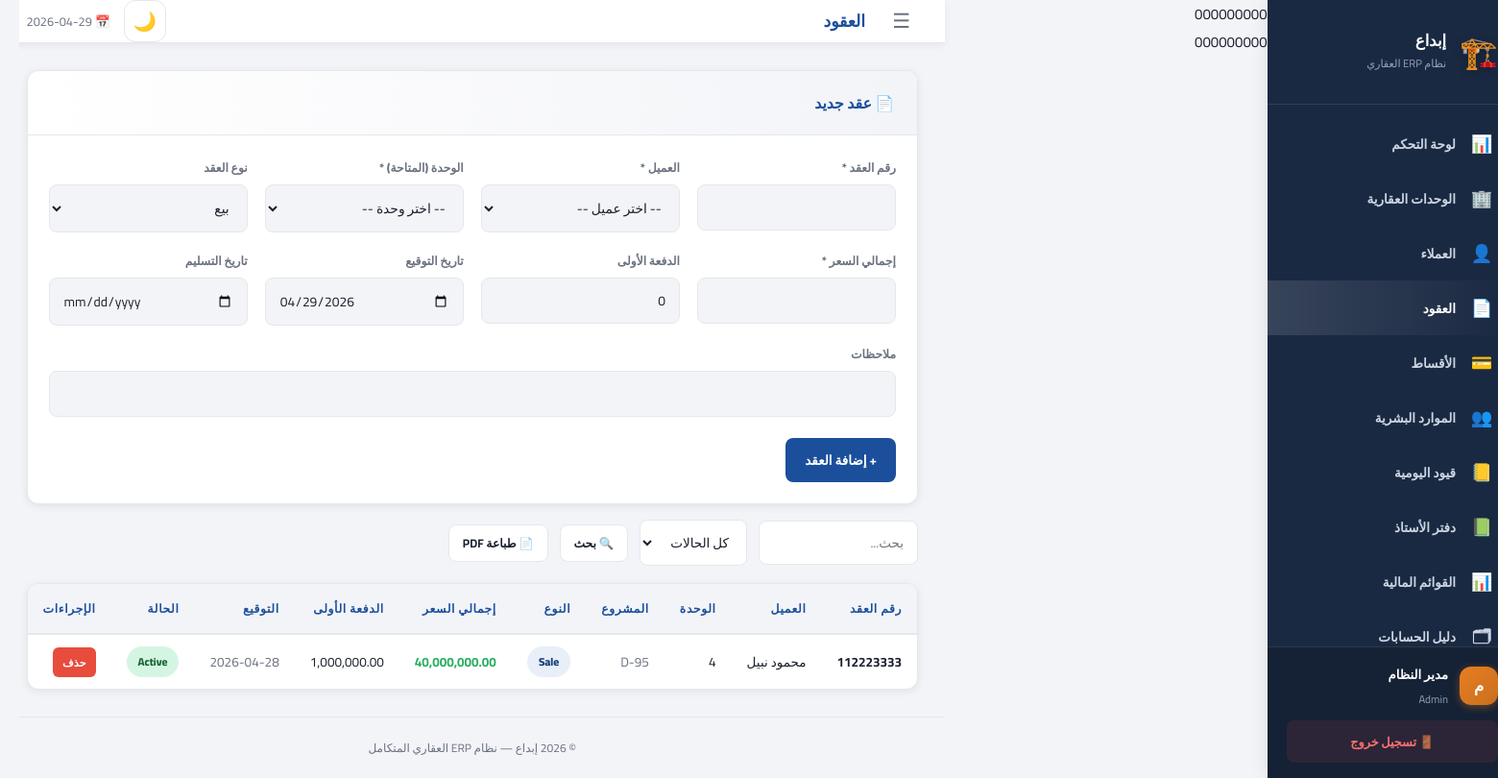
Page /contracts (signed in) on the committed database.
### tables this page shows
CREATE TABLE contracts (
    id INTEGER PRIMARY KEY AUTOINCREMENT,
    contract_number TEXT UNIQUE NOT NULL,
    client_id INTEGER NOT NULL, property_id INTEGER NOT NULL,
    contract_type TEXT DEFAULT 'Sale',
    total_price REAL NOT NULL, down_payment REAL DEFAULT 0,
    signing_date TEXT, delivery_date TEXT DEFAULT '',
    status TEXT DEFAULT 'Active', notes TEXT DEFAULT '',
    FOREIGN KEY(client_id) REFERENCES clients(id),
    FOREIGN KEY(property_id) REFERENCES properties(id)
);

CREATE TABLE clients (
    id INTEGER PRIMARY KEY AUTOINCREMENT,
    full_name TEXT NOT NULL, national_id TEXT DEFAULT '',
    phone TEXT DEFAULT '', email TEXT DEFAULT '',
    address TEXT DEFAULT '', notes TEXT DEFAULT '',
    created_at TEXT DEFAULT CURRENT_DATE
);

### app.py (the view)
@app.route("/contracts")
@login_required
def contracts():
    try:
        kw     = request.args.get("q","").strip()
        status = request.args.get("status","All")
        page = request.args.get("page", 1)
        page, per_page, offset = paginate(page, 15)
        q = f"%{kw}%"
        with get_db() as c:
            total = c.execute("""
                SELECT COUNT(*) as cnt FROM contracts ct
                JOIN clients cl ON cl.id=ct.client_id
                JOIN properties pr ON pr.id=ct.property_id
                LEFT JOIN projects p ON p.id=pr.project_id
                WHERE (ct.contract_number LIKE ? OR cl.full_name LIKE ? OR pr.unit_number LIKE ?)
                AND (?='All' OR ct.status=?)
            """, (q,q,q,status,status)).fetchone()["cnt"]
            rows = c.execute("""
                SELECT ct.*,cl.full_name client_name,pr.unit_number,COALESCE(p.name,'—') project_name
                FROM contracts ct
                JOIN clients cl ON cl.id=ct.client_id
                JOIN properties pr ON pr.id=ct.property_id
                LEFT JOIN projects p ON p.id=pr.project_id
                WHERE (ct.contract_number LIKE ? OR cl.full_name LIKE ? OR pr.unit_number LIKE ?)
                AND (?='All' OR ct.status=?)
                ORDER BY ct.id DESC LIMIT ? OFFSET ?
            """, (q,q,q,status,status,per_page,offset)).fetchall()
            clients_list = c.execute("SELECT id,full_name FROM clients ORDER BY full_name").fetchall()
            props_list   = c.execute("""
                SELECT pr.id, pr.unit_number || ' — ' || COALESCE(p.name,'') label
                FROM properties pr LEFT JOIN projects p ON p.id=pr.project_id
                WHERE pr.status='Available' ORDER BY pr.unit_number
            """).fetchall()
        total_pages = (total + per_page - 1) // per_page
        return render_template("contracts.html", rows=rows, clients_list=clients_list,
                               props_list=props_list, kw=kw, status_filter=status, page=page, total_pages=total_pages)
    except Exception as e:
        logger.error(f"Contracts error: {e}")
        flash(f"❌ خطأ في تحميل العقود: {str(e)}", "error")
        return redirect(url_for("dashboard"))

### app.py (called while the page is built)
def get_db():
    conn = sqlite3.connect(DB_PATH)
    conn.row_factory = sqlite3.Row
    conn.execute("PRAGMA foreign_keys = ON")
    return conn

def login_required(f):
    @wraps(f)
    def decorated(*args, **kwargs):
        if "user" not in session:
            return redirect(url_for("login"))
        return f(*args, **kwargs)
    return decorated

def paginate(page=1, per_page=15):
    page = max(1, int(page) if isinstance(page, (int, str)) else 1)
    per_page = min(100, max(1, int(per_page) if isinstance(per_page, (int, str)) else 15))
    offset = (page - 1) * per_page
    return page, per_page, offset

@app.context_processor
def inject_globals():
    cfg_path = BASE_DIR / "config.json"
    cfg = json.loads(cfg_path.read_text()) if cfg_path.exists() else {"company_name":"إبداع","currency":"ج.م"}
    allowed = ROLE_PAGES.get(session.get("role",""), set())
    return {
        "company_name": cfg.get("company_name","إبداع"),
        "currency":     cfg.get("currency","ج.م"),
        "current_user": session.get("user",""),
        "current_role": session.get("role",""),
        "full_name":    session.get("full_name",""),
        "allowed_pages": allowed,
        "today": date.today().isoformat(),
    }

@app.before_request
def before_request():
    if 'user' in session:
        session.permanent = True

### templates/contracts.html (shortened to what this page needs)
{% extends "base.html" %}
{% block page_title %}العقود{% endblock %}
{% block content %}
<div class="card" style="margin-bottom:16px">
  <div class="card-header"><span class="card-title">📄 عقد جديد</span></div>
  <form method="POST" action="{{ url_for('add_contract') }}">
    <div class="form-grid" style="grid-template-columns:repeat(4,1fr)">
      <div class="form-group"><label>رقم العقد *</label><input type="text" name="contract_number" required></div>
      <div class="form-group"><label>العميل *</label>
        <select name="client_id" required><option value="">-- اختر عميل --</option>
        {% for c in clients_list %}<option value="{{ c.id }}">{{ c.full_name }}</option>{% endfor %}</select></div>
      <div class="form-group"><label>الوحدة (المتاحة) *</label>
        <select name="property_id" required><option value="">-- اختر وحدة --</option>
        {% for p in props_list %}<option value="{{ p.id }}">{{ p.label }}</option>{% endfor %}</select></div>
      <div class="form-group"><label>نوع العقد</label>
        <select name="contract_type"><option value="Sale">بيع</option><option value="Rental">إيجار</option></select></div>
      <div class="form-group"><label>إجمالي السعر *</label><input type="number" name="total_price" step="0.01" required></div>
      <div class="form-group"><label>الدفعة الأولى</label><input type="number" name="down_payment" step="0.01" value="0"></div>
      <div class="form-group"><label>تاريخ التوقيع</label><input type="date" name="signing_date" value="{{ today }}"></div>
      <div class="form-group"><label>تاريخ التسليم</label><input type="date" name="delivery_date"></div>
      <div class="form-group" style="grid-column:span 4"><label>ملاحظات</label><input type="text" name="notes"></div>
    </div>
    <div class="form-footer"><button type="submit" class="btn btn-primary">+ إضافة العقد</button></div>
  </form>
</div>
<div class="toolbar">
  <form method="GET" style="display:contents">
    <input type="text" name="q" value="{{ kw }}" placeholder="بحث...">
    <select name="status"><option value="All">كل الحالات</option>
    </select>
    <button type="submit" class="btn btn-ghost btn-sm">🔍 بحث</button>
    <a href="/contracts/pdf" class="btn btn-ghost btn-sm" target="_blank">📄 طباعة PDF</a>
  </form>
</div>
<div class="card"><div class="table-wrapper"><table>
  <thead><tr><th>رقم العقد</th><th>العميل</th><th>الوحدة</th><th>المشروع</th><th>النوع</th><th>إجمالي السعر</th><th>الدفعة الأولى</th><th>التوقيع</th><th>الحالة</th><th>الإجراءات</th></tr></thead>
  <tbody>
    {% for r in rows %}
    <tr>
      <td><strong>{{ r.contract_number }}</strong></td>
      <td>{{ r.client_name }}</td>
      <td>{{ r.unit_number }}</td>
      <td class="muted">{{ r.project_name }}</td>
      <td><span class="badge badge-info">{{ r.contract_type }}</span></td>
      <td class="positive"><strong>{{ "{:,.2f}".format(r.total_price) }}</strong></td>
      <td>{{ "{:,.2f}".format(r.down_payment) }}</td>
      <td class="muted">{{ r.signing_date }}</td>
      <td><span class="badge {{'badge-success' if r.status=='Active' else 'badge-gray'}}">{{ r.status }}</span></td>
      <td><form method="POST" action="{{ url_for('delete_contract',cid=r.id) }}" class="confirm-delete" style="display:inline">
        <button class="btn btn-danger btn-xs">حذف</button></form></td>
    </tr>
    {% else %}<tr><td colspan="10" style="text-align:center;padding:30px;color:var(--text-muted)">لا توجد عقود</td></tr>{% endfor %}
  </tbody>
</table></div></div>
{% endblock %}

### static/css/style.css (style rules this page uses)
:root { --primary: #1B4F9B; --primary-dk: #143B75; --primary-lt: #E8EFF9; --accent: #E67E22; --accent-dk: #CA6F1E; --success: #27AE60; --success-lt: #D5F5E3; --warning: #F39C12; --warning-lt: #FEF9E7; --danger: #E74C3C; --danger-lt: #FDEDEC; --sidebar-bg: #1A2942; --sidebar-w: 260px; --topbar-h: 60px; --text: #1A202C; --text-muted: #6B7280; --border: #E5E7EB; --card-bg: #FFFFFF; --bg: #F3F4F8; --radius: 12px; --shadow: 0 2px 8px rgba(0,0,0,.08); --shadow-md: 0 4px 16px rgba(0,0,0,.12); --font: 'Cairo', 'Segoe UI', sans-serif; --transition: all 0.3s ease; }
* { box-sizing: border-box; margin: 0; padding: 0; }
html { font-size: 15px; scroll-behavior: smooth; }
body { font-family: var(--font); background: var(--bg); color: var(--text); display: flex; min-height: 100vh; direction: rtl; transition: var(--transition); }
.card { background: var(--card-bg); border-radius: var(--radius); box-shadow: var(--shadow); border: 1px solid var(--border); overflow: hidden; transition: var(--transition); }
.card-header { display: flex; align-items: center; justify-content: space-between; padding: 18px 24px; border-bottom: 1px solid var(--border); background: linear-gradient(to left, var(--bg), transparent); }
.card-title { font-weight: 900; font-size: 1.05rem; color: var(--primary); display: flex; align-items: center; gap: 8px; }
.form-grid { display: grid; grid-template-columns: repeat(auto-fit, minmax(220px, 1fr)); gap: 18px; padding: 22px; }
.form-group { display: flex; flex-direction: column; gap: 6px; }
.form-group label { font-size: .82rem; font-weight: 800; color: var(--text-muted); }
.form-group input, .form-group select, .form-group textarea { border: 1.5px solid var(--border); border-radius: 8px; padding: 10px 14px; font-family: var(--font); font-size: .92rem; color: var(--text); background: var(--bg); transition: var(--transition); outline: none; }
.form-footer { padding: 0 22px 22px; display: flex; gap: 12px; flex-wrap: wrap; }
.btn { display: inline-flex; align-items: center; justify-content: center; gap: 8px; padding: 10px 20px; border-radius: 8px; border: none; font-family: var(--font); font-weight: 700; font-size: .9rem; cursor: pointer; text-decoration: none; transition: var(--transition); white-space: nowrap; }
.btn-primary { background: var(--primary); color: #FFF; }
.btn-danger { background: var(--danger); color: #FFF; }
.btn-ghost { background: var(--card-bg); color: var(--text); border: 1.5px solid var(--border); }
.btn-sm { padding: 7px 14px; font-size: .82rem; }
.btn-xs { padding: 5px 10px; font-size: .75rem; border-radius: 6px; }
.table-wrapper { overflow-x: auto; padding: 0; }
table { width: 100%; border-collapse: collapse; font-size: .9rem; }
thead th { background: var(--bg); color: var(--primary); font-weight: 800; padding: 14px 16px; text-align: right; border-bottom: 2px solid var(--border); white-space: nowrap; font-size: .82rem; text-transform: uppercase; letter-spacing: .05em; }
tbody tr { border-bottom: 1px solid var(--border); transition: var(--transition); }
tbody tr:last-child { border-bottom: none; }
tbody td { padding: 12px 16px; vertical-align: middle; white-space: nowrap; }
.badge { display: inline-flex; align-items: center; padding: 5px 12px; border-radius: 20px; font-size: .76rem; font-weight: 800; gap: 4px; }
.badge-success { background: var(--success-lt); color: #166534; }
.badge-info { background: var(--primary-lt); color: var(--primary-dk); }
.toolbar { display: flex; align-items: center; gap: 12px; flex-wrap: wrap; margin-bottom: 18px; }
.toolbar input, .toolbar select { border: 1.5px solid var(--border); border-radius: 8px; padding: 9px 14px; font-family: var(--font); font-size: .9rem; background: var(--card-bg); outline: none; transition: var(--transition); color: var(--text); }
.positive { color: var(--success); }
.muted { color: var(--text-muted); }

### rows in the picture
contracts: contract_number "112223333", client_name "محمود نبيل", project_name "D-95", contract_type "Sale", total_price "40,000,000.00", down_payment "1,000,000.00", signing_date "2026-04-28", status "Active"

### other values in the picture
{{ company_name }} "إبداع"
{{ icon }} "📊" "🏢" "👤" "📄" "💳" "👥" "📒" "📗" "📊" "🗂"
{{ label }} "لوحة التحكم" "الوحدات العقارية" "العملاء" "العقود" "الأقساط" "الموارد البشرية" "قيود اليومية" "دفتر الأستاذ" "القوائم المالية" "دليل الحسابات"
{{ full_name }} "مدير النظام"
{{ current_role }} "Admin"
